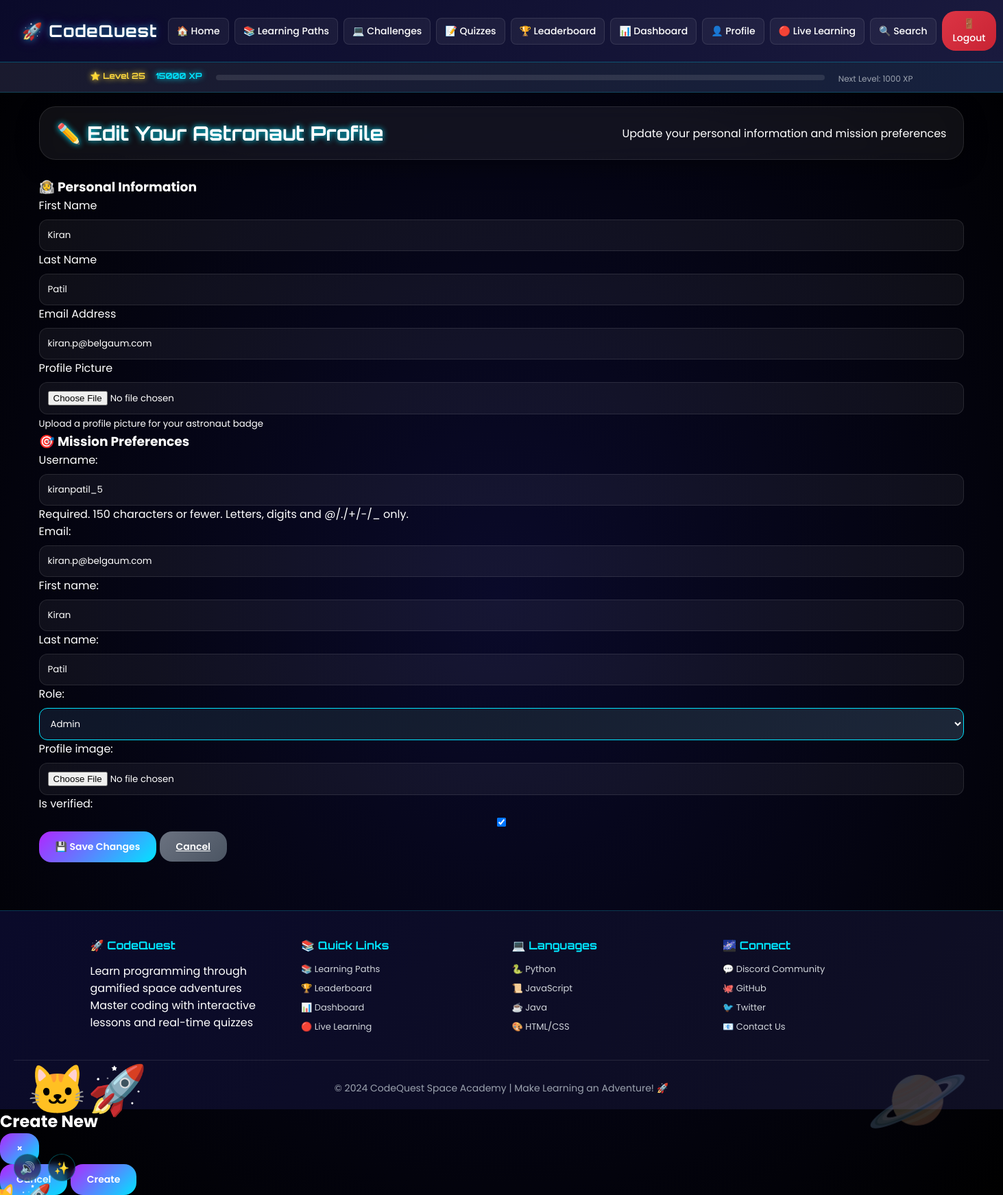
The page /profile/edit/ (signed in) on the database its author committed.
### base/models.py (models this page shows, shortened)
class User(AbstractUser):
    class Role(models.TextChoices):
        LEARNER = "LEARNER", "Learner"
        INSTRUCTOR = "INSTRUCTOR", "Instructor"
        ADMIN = "ADMIN", "Admin"
    email = models.EmailField(unique=True)
    role = models.CharField(max_length=30, choices=Role.choices, default=Role.LEARNER)
    profile_image = models.ImageField(upload_to="users/profile_images/", blank=True, null=True)
    total_xp = models.PositiveIntegerField(default=0)
    current_level = models.PositiveIntegerField(default=1)
    is_verified = models.BooleanField(default=False)

### base/views.py (the view, shortened to what this page needs)
# urls.py: path("profile/edit/", views.ProfileEditView.as_view(), name="profile_edit"),
class ProfileEditView(LoginRequiredMixin, UpdateView):
    model = User
    template_name = "base/profile_edit.html"
    form_class = UserUpdateForm
    success_url = reverse_lazy('profile')
    def get_object(self):
        return self.request.user
    def get_context_data(self, **kwargs):
        context = super().get_context_data(**kwargs)
        context['profile_form'] = ProfileUpdateForm(instance=self.request.user.profile)
        return context

### base/forms.py
class UserUpdateForm(UserChangeForm):
    password = None
    class Meta:
        model = User
        fields = ("username", "email", "first_name", "last_name", "role", "profile_image", "is_verified")
        widgets = {
            'username': forms.TextInput(attrs={'class': 'form-control'}),
            'email': forms.EmailInput(attrs={'class': 'form-control'}),
            'first_name': forms.TextInput(attrs={'class': 'form-control'}),
            'last_name': forms.TextInput(attrs={'class': 'form-control'}),
            'role': forms.Select(attrs={'class': 'form-control'}),
            'profile_image': forms.FileInput(attrs={'class': 'form-control'}),
            'is_verified': forms.CheckboxInput(attrs={'class': 'form-check-input'}),
        }
    def __init__(self, *args, **kwargs):
        super().__init__(*args, **kwargs)
        for field in self.fields:
            if field != 'is_verified':
                self.fields[field].widget.attrs.update({'class': 'form-control'})

### templates/base/profile_edit.html (shortened to what this page needs)
{% extends 'base/base.html' %}
{% load static %}
{% block content %}
<div class="form-container">
    <div class="page-header">
        <h1>✏️ Edit Your Astronaut Profile</h1>
        <p>Update your personal information and mission preferences</p>
    </div>
    <div class="form-card">
        <form method="post" enctype="multipart/form-data" class="profile-form">
            <div class="form-section">
                <h3>👨‍🚀 Personal Information</h3>
                <div class="form-row">
                    <div class="form-group">
                        <label for="id_first_name">First Name</label>
                        <input type="text" name="first_name" id="id_first_name" class="form-control" value="{{ user.first_name }}">
                    </div>
                    <div class="form-group">
                        <label for="id_last_name">Last Name</label>
                        <input type="text" name="last_name" id="id_last_name" class="form-control" value="{{ user.last_name }}">
                    </div>
                </div>
                <div class="form-group">
                    <label for="id_email">Email Address</label>
                    <input type="email" name="email" id="id_email" class="form-control" value="{{ user.email }}">
                </div>
                <div class="form-group">
                    <label for="id_profile_image">Profile Picture</label>
                    <input type="file" name="profile_image" id="id_profile_image" class="form-control">
                    <small class="form-text">Upload a profile picture for your astronaut badge</small>
                </div>
            </div>
            <div class="form-section">
                <h3>🎯 Mission Preferences</h3>
                {{ form.as_p }}
            </div>
            <div class="form-actions">
                <button type="submit" class="btn btn-primary">💾 Save Changes</button>
                <a href="{% url 'profile' %}" class="btn btn-secondary">Cancel</a>
            </div>
        </form>
    </div>
</div>
{% endblock %}

### templates/base/base.html (shortened to what this page needs)
<!DOCTYPE html>
<html lang="en">
<head>
    {% load static %}
    <link rel="stylesheet" href="{% static 'css/style.css' %}?v=2">
    <link rel="stylesheet" href="https://cdnjs.cloudflare.com/ajax/libs/highlight.js/11.9.0/styles/github-dark.min.css">
    <link rel="stylesheet" href="https://cdnjs.cloudflare.com/ajax/libs/font-awesome/6.0.0/css/all.min.css">
</head>
<body>
    <nav class="navbar">
        <div class="nav-brand">
            <a href="{% url 'home' %}">CodeQuest</a>
        </div>
        <div class="nav-links">
            {% if user.is_authenticated %}
                <a href="{% url 'home' %}">🏠 Home</a>
                <a href="{% url 'learning_paths' %}">📚 Learning Paths</a>
                <a href="{% url 'challenges' %}">💻 Challenges</a>
                <a href="{% url 'quizzes' %}">📝 Quizzes</a>
                <a href="{% url 'leaderboard' %}">🏆 Leaderboard</a>
                <a href="{% url 'dashboard' %}">📊 Dashboard</a>
                <a href="{% url 'profile' %}">👤 Profile</a>
                <a href="/realtime/">🔴 Live Learning</a>
                <a href="{% url 'search' %}">🔍 Search</a>
                <form method="post" action="{% url 'logout' %}" class="logout-form">
                    <button type="submit" class="nav-logout">🚪 Logout</button>
                </form>
            {% else %}
                <a href="{% url 'login' %}">🔑 Login</a>
                <a href="{% url 'register' %}">✨ Register</a>
            {% endif %}
        </div>
    </nav>
    {% if user.is_authenticated %}
    <div class="xp-bar-container">
        <div class="xp-bar-wrapper">
            <div class="xp-bar-info">
                <span class="xp-level">⭐ Level {{ user.current_level }}</span>
                <span class="xp-points">{{ user.total_xp }} XP</span>
            </div>
            <div class="xp-bar-track">
            </div>
            <div class="xp-next-level">Next Level: {{ xp_for_next_level|default:1000 }} XP</div>
        </div>
    </div>
    {% endif %}
    <main class="page">
        {% block content %}{% endblock %}
    </main>
    <footer class="site-footer">
        <div class="footer-content">
            <div class="footer-section">
                <h4>🚀 CodeQuest</h4>
                <p>Learn programming through gamified space adventures</p>
                <p>Master coding with interactive lessons and real-time quizzes</p>
            </div>
            <div class="footer-section">
                <h4>📚 Quick Links</h4>
                <a href="{% url 'learning_paths' %}">📚 Learning Paths</a>
                <a href="{% url 'leaderboard' %}">🏆 Leaderboard</a>
                <a href="{% url 'dashboard' %}">📊 Dashboard</a>
                <a href="/realtime/">🔴 Live Learning</a>
            </div>
            <div class="footer-section">
                <h4>💻 Languages</h4>
                <a href="{% url 'learning_paths' %}?language=1">🐍 Python</a>
                <a href="{% url 'learning_paths' %}?language=2">📜 JavaScript</a>
                <a href="{% url 'learning_paths' %}?language=3">☕ Java</a>
                <a href="{% url 'learning_paths' %}?language=4">🎨 HTML/CSS</a>
            </div>
            <div class="footer-section">
                <h4>🌌 Connect</h4>
                <a href="#">💬 Discord Community</a>
                <a href="#">🐙 GitHub</a>
                <a href="#">🐦 Twitter</a>
                <a href="#">📧 Contact Us</a>
            </div>
        </div>
        <div class="footer-bottom">
            <p>&copy; 2024 CodeQuest Space Academy | Make Learning an Adventure! 🚀</p>
        </div>
    </footer>
    <div id="createModal" class="modal">
        <div class="modal-content">
            <div class="modal-header">
                <h2 id="modalTitle">Create New</h2>
                <button class="close-modal" onclick="closeCreateModal()">&times;</button>
            </div>
            <div class="modal-footer">
                <button class="btn-cancel" onclick="closeCreateModal()">Cancel</button>
                <button class="btn-submit" onclick="submitCreateForm()">Create</button>
            </div>
        </div>
    </div>
    <div class="sound-toggle" data-tooltip="Toggle Sound">🔊</div>
    <div class="particles-toggle" data-tooltip="Toggle Particles">✨</div>
</body>
</html>

### templates/base/base.html (style rules this page uses)
* { margin: 0; padding: 0; box-sizing: border-box; }
body { font-family: 'Poppins', sans-serif; background: #0a0a2a; color: white; overflow-x: hidden; }
.navbar { background: linear-gradient(135deg, #0a0a2a 0%, #1a1a3e 100%); padding: 1rem 2rem; display: flex; justify-content: space-between; align-items: center; border-bottom: 1px solid rgba(0, 229, 255, 0.3); position: sticky; top: 0; z-index: 1000; flex-wrap: wrap; gap: 15px; }
.nav-brand a { font-size: 1.5rem; font-weight: bold; color: white; text-decoration: none; font-family: 'Orbitron', monospace; text-shadow: 0 0 10px rgba(0, 229, 255, 0.5), 0 0 20px rgba(176, 38, 255, 0.3); transition: all 0.3s ease; letter-spacing: 1px; }
.nav-links { display: flex; gap: 0.5rem; align-items: center; flex-wrap: wrap; }
.nav-links a { color: white; text-decoration: none; transition: all 0.3s; font-weight: 500; padding: 8px 12px; border-radius: 8px; font-size: 14px; }
.logout-form { display: inline; }
.nav-logout { background: linear-gradient(135deg, #dc3545, #c82333); color: white; border: none; padding: 8px 16px; border-radius: 20px; cursor: pointer; font-weight: 500; transition: transform 0.2s; }
.xp-bar-container { background: linear-gradient(135deg, #1a1a2e, #16213e); padding: 10px 20px; border-bottom: 1px solid rgba(0, 229, 255, 0.2); }
.xp-bar-wrapper { max-width: 1200px; margin: 0 auto; }
.xp-bar-info { display: flex; justify-content: space-between; margin-bottom: 5px; font-size: 14px; }
.xp-level { color: #ffd93d; font-weight: bold; }
.xp-points { color: #00e5ff; }
.xp-bar-track { background: rgba(255,255,255,0.1); border-radius: 10px; height: 8px; overflow: hidden; }
.xp-next-level { font-size: 12px; color: #9ca3af; margin-top: 5px; text-align: right; }
.site-footer { background: linear-gradient(135deg, #0a0a2a, #0f0f23); color: white; padding: 40px 20px 20px; margin-top: 50px; border-top: 1px solid rgba(0, 229, 255, 0.2); }
.footer-content { max-width: 1200px; margin: 0 auto; display: grid; grid-template-columns: repeat(auto-fit, minmax(200px, 1fr)); gap: 30px; }
.footer-section h4 { color: #00e5ff; margin-bottom: 15px; }
.footer-section a { color: #d1d5db; text-decoration: none; display: block; margin-bottom: 8px; transition: color 0.3s; }
.footer-bottom { text-align: center; padding-top: 30px; margin-top: 30px; border-top: 1px solid rgba(255,255,255,0.1); font-size: 14px; color: #9ca3af; }
.sound-toggle, .particles-toggle { position: fixed; bottom: 20px; left: 20px; width: 40px; height: 40px; border-radius: 50%; background: rgba(0,0,0,0.5); display: flex; align-items: center; justify-content: center; cursor: pointer; z-index: 1000; backdrop-filter: blur(5px); transition: transform 0.2s; }
.particles-toggle { left: 70px; }
.page { min-height: calc(100vh - 200px); padding: 20px; }

### rows shown on the page
User: current_level "25", total_xp "15000", first_name "Kiran", last_name "Patil", email "kiran.p@belgaum.com", username "kiranpatil_5", role "Admin", is_verified "☑"

### other values the page prints
{{ xp_for_next_level|default:1000 }} "1000"
